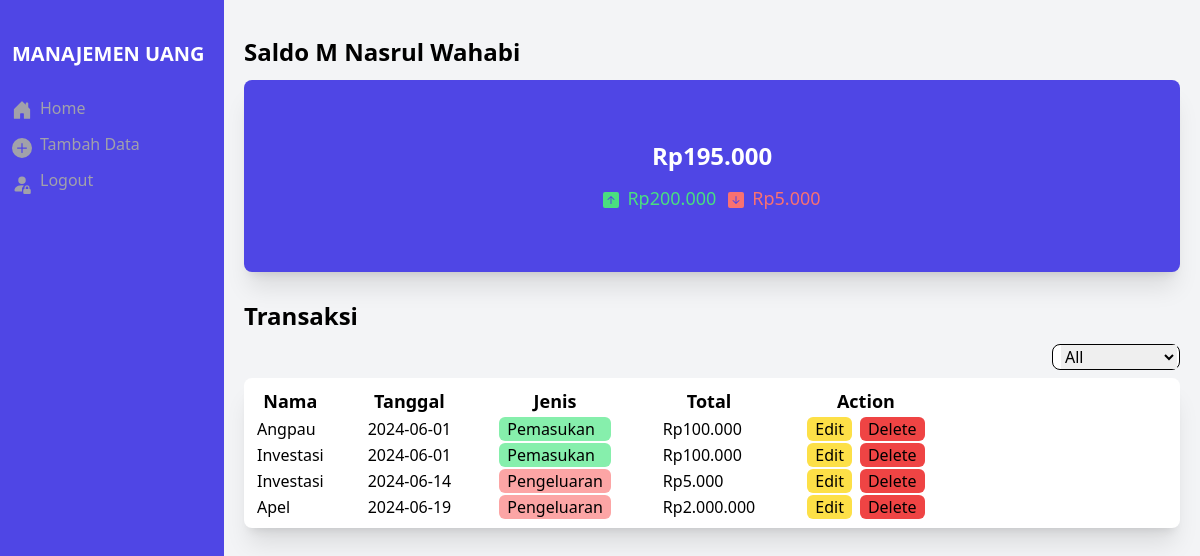
The app's page /views/home.php (signed in) with its own data.
### tables this page shows
CREATE TABLE `transaksi` (
  `id_transaksi` smallint(5) NOT NULL,
  `id_customer` smallint(5) NOT NULL,
  `date_transaksi` date NOT NULL DEFAULT current_timestamp(),
  `name_transaksi` varchar(128) NOT NULL,
  `total_transaksi` int(30) NOT NULL,
  `type_transaksi` enum('pemasukan','pengeluaran') NOT NULL
);

### model/transaksi.php (called while the page is built, shortened)
<?php
class Transaksi
{
    private $id_transaksi;
    private $date_transaksi;
    private $name_transaksi;
    private $total_transaksi;
    private $type_transaksi;
    function __construct($id_transaksi, $id_customer, $date_transaksi, $name_transaksi, $total_transaksi, $type_transaksi)
    {
        $this->id_transaksi = $id_transaksi;
        $this->date_transaksi = $date_transaksi;
        $this->name_transaksi = $name_transaksi;
        $this->total_transaksi = $total_transaksi;
        $this->type_transaksi = $type_transaksi;
    }
    function getIdTransaksi()
    {
        return $this->id_transaksi;
    }
    function getDateTransaksi()
    {
        return $this->date_transaksi;
    }
    function getNameTransaksi()
    {
        return $this->name_transaksi;
    }
    function getTotalTransaksi()
    {
        return $this->total_transaksi;
    }
    function getTypeTransaksi()
    {
        return $this->type_transaksi;
    }
}

### views/home.php (the view, shortened to what this page needs)
<?php
include ("../model/transaksi.php");
$id_user = $_SESSION['id_user'];
$query =
    mysqli_query(
        $db,
        "SELECT * FROM transaksi
    join customers on transaksi.id_customer = customers.id_customer
    join users on customers.id_user = users.id_user
    where users.id_user = $id_user"
    );
$cash_data = mysqli_query(
    $db,
    "SELECT customers.name, cash.total_cash,
sum(transaksi.total_transaksi) as 'total_pemasukan',
(sum(transaksi.total_transaksi) - cash.total_cash) as 'total_pengeluaran'
FROM cash
join customers on customers.id_customer = cash.id_customer
JOIN transaksi on transaksi.id_customer = customers.id_customer
JOIN users on customers.id_user = users.id_user
WHERE users.id_user = $id_user and transaksi.type_transaksi = 'pemasukan';"
);
$user_cash = mysqli_fetch_assoc($cash_data);
$formatted_cash = number_format($user_cash['total_cash'], 0, '', '.');
$user_cash_name = $user_cash['name'];
$user_cash_total = "Rp{$formatted_cash}";
$user_cash_pemasukan = number_format($user_cash['total_pemasukan'], 0, '', '.');
$user_cash_pengeluaran = number_format($user_cash['total_pengeluaran'], 0, '', '.');
?>
<!DOCTYPE html>
<html lang="en">
<head>
    <script src="https://cdn.tailwindcss.com"></script>
</head>
<body class="flex overflow-hidden">
    <div id="sidebar" class="w-56 h-screen bg-indigo-600 text-white pt-10 pl-3 fixed transition-all duration-300">
        <p class="text-xl font-bold pb-3 menu-text">MANAJEMEN UANG</p>
        <div class="text-zinc-400 pt-2">
            <a href="home.php">
                <div class="flex hover:text-white pt-2">
                    <div class="menu-text">
                        Home
                    </div>
                </div>
            </a>
            <a href="tambah.php">
                <div class="flex hover:text-white pt-2">
                    <svg class="w-7 h-7 pt-1 pr-2" xmlns="http://www.w3.org/2000/svg" width="16" height="16"
                        fill="currentColor" class="bi bi-plus-circle-fill" viewBox="0 0 16 16">
                        <path
                            d="M16 8A8 8 0 1 1 0 8a8 8 0 0 1 16 0M8.5 4.5a.5.5 0 0 0-1 0v3h-3a.5.5 0 0 0 0 1h3v3a.5.5 0 0 0 1 0v-3h3a.5.5 0 0 0 0-1h-3z" />
                    </svg>
                    <div class="menu-text">
                        Tambah Data
                    </div>
                </div>
            </a>
            <button id="logout">
                <div class="flex hover:text-white pt-2">
                    <div class="menu-text">
                        Logout
                    </div>
                </div>
            </button>
        </div>
    </div>
    <dav id="main" class="flex-1 bg-gray-100 ml-56 pt-9 px-5 h-screen">
        <div class="text-2xl font-bold">
            Saldo <?php echo $user_cash_name ?>
        </div>
        <div class="flex flex-col justify-center items-center h-48 bg-indigo-600 mt-3 rounded-lg shadow-xl">
            <div>
                <p class="text-2xl font-semibold text-white"><?php echo $user_cash_total ?></p>
            </div>
            <div class="flex mt-3">
                <div class="flex text-green-400">
                    <div class="mt-2 mr-2">
                    </div>
                    <p class="text-lg mr-3">Rp<?php echo $user_cash_pemasukan ?></p>
                </div>
                <div class="flex text-red-400">
                    <div class="mt-2 mr-2">
                    </div>
                    <p class="text-lg">Rp<?php echo $user_cash_pengeluaran ?></p>
                </div>
            </div>
        </div>
        <div class="mt-7">
            <div class="text-2xl font-bold mb-3">
                Transaksi
            </div>
            <div class="flex justify-end">
                <div class="border border-black rounded-lg w-32 bg-white">
                    <form action="#" class="pl-2">
                        <select id="type_transaksi">
                            <option selected value="all">All</option>
                        </select>
                    </form>
                </div>
            </div>
            <div class="mt-2 rounded-lg pl-3 py-2 bg-white shadow-xl">
                <table>
                    <thead class="text-lg">
                        <tr>
                            <th class="pr-6">Nama</th>
                            <th class="px-5">Tanggal</th>
                            <th class="px-6">Jenis</th>
                            <th class="px-6">Total</th>
                            <th class="px-6">Action</th>
                        </tr>
                    </thead>
                    <tbody id="ajax-type">
                        <?php
                        while ($row = mysqli_fetch_array($query)) {
                            $transaksi = new Transaksi(
                                $row['id_transaksi'],
                                $row['id_customer'],
                                $row['date_transaksi'],
                                $row['name_transaksi'],
                                $row['total_transaksi'],
                                $row['type_transaksi']
                            );
                            $color_type = $row['type_transaksi'] === 'pemasukan' ? 'bg-green-300' : 'bg-red-300';
                            $type_name = ucwords($transaksi->getTypeTransaksi());
                            $formatted_number = number_format($transaksi->getTotalTransaksi(), 0, '', '.');
                            echo "<tr>
                            <td class='pr-6'>{$transaksi->getNameTransaksi()}</td>
                            <td class='px-5'>{$transaksi->getDateTransaksi()}</td>
                            <td class='px-6' flex><div class='{$color_type} px-2 mx-1 rounded-md'>{$type_name}</div></td>
                            <td class='px-6'>Rp{$formatted_number}</td>
                            <td class='px-6 flex'>
                                <div class='bg-yellow-300 px-2 mx-1 rounded-md'><button class='edit' data-id='{$transaksi->getIdTransaksi()}'>Edit</button></div>
                                <div class='bg-red-500 px-2 mx-1 rounded-md'><button class='delete' data-id='{$transaksi->getIdTransaksi()}'
                            data-type='{$transaksi->getTypeTransaksi()}'
                            data-total='{$transaksi->getTotalTransaksi()}'>Delete</button></div>
                            </td>
                    </tr>";
                        }
                        ?>
                    </tbody>
                </table>
            </div>
        </div>
    </dav>
</body>
</html>

### records on screen
transaksi: name_transaksi "Angpau", date_transaksi "2024-06-01", type_transaksi "Pemasukan", total_transaksi "100.000"
transaksi: name_transaksi "Investasi", date_transaksi "2024-06-01", type_transaksi "Pemasukan", total_transaksi "100.000"
transaksi: name_transaksi "Investasi", date_transaksi "2024-06-14", type_transaksi "Pengeluaran", total_transaksi "5.000"
transaksi: name_transaksi "Apel", date_transaksi "2024-06-19", type_transaksi "Pengeluaran", total_transaksi "2.000.000"

### other values on screen
$user_cash_name "M Nasrul Wahabi"
$user_cash_total "Rp195.000"
$user_cash_pemasukan "200.000"
$user_cash_pengeluaran "5.000"
